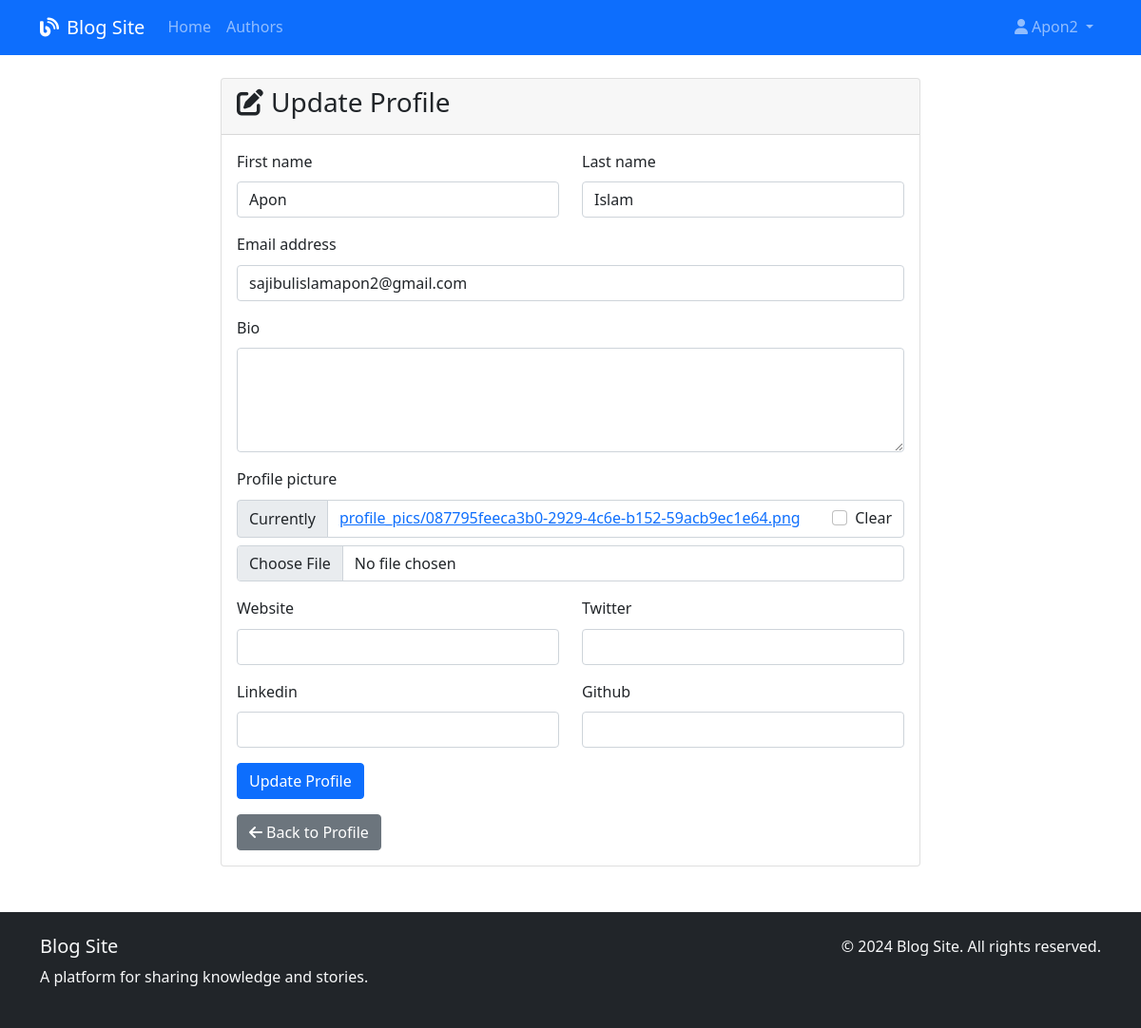
The app's page /accounts/profile/update/ (signed in) with its own data.
### accounts/models.py (models this page shows, shortened)
class User(AbstractUser):
    USER_ROLES = (
        ('admin', 'Admin'),
        ('author', 'Author'),
        ('reader', 'Reader'),
    )
    role = models.CharField(max_length=10, choices=USER_ROLES, default='reader')
    bio = models.TextField(max_length=500, blank=True)
    profile_picture = models.ImageField(upload_to='profile_pics/', blank=True, null=True)
    website = models.URLField(blank=True)
    twitter = models.CharField(max_length=100, blank=True)
    linkedin = models.CharField(max_length=100, blank=True)
    github = models.CharField(max_length=100, blank=True)
    is_email_verified = models.BooleanField(default=False)
    email_verification_token = models.CharField(max_length=100, blank=True)
    created_at = models.DateTimeField(default=timezone.now)

### accounts/views.py (the view)
# urls.py: path('profile/update/', views.profile_update_view, name='profile_update'),
@login_required
def profile_update_view(request):
    if request.method == 'POST':
        form = ProfileUpdateForm(request.POST, request.FILES, instance=request.user)
        if form.is_valid():
            form.save()
            messages.success(request, 'Profile updated successfully!')
            return redirect('accounts:profile')
    else:
        form = ProfileUpdateForm(instance=request.user)
    return render(request, 'accounts/profile_update.html', {'form': form})

### templates/accounts/profile_update.html (shortened to what this page needs)
{% extends 'base.html' %}
{% load crispy_forms_tags %}
{% block content %}
<div class="row justify-content-center">
    <div class="col-md-8">
        <div class="card">
            <div class="card-header">
                <h3><i class="fas fa-edit me-2"></i>Update Profile</h3>
            </div>
            <div class="card-body">
                {% crispy form %}
                <div class="mt-3">
                    <a href="{% url 'accounts:profile' %}" class="btn btn-secondary">
                        <i class="fas fa-arrow-left me-1"></i>Back to Profile
                    </a>
                </div>
            </div>
        </div>
    </div>
</div>
{% endblock %}

### templates/base.html (shortened to what this page needs)
<!DOCTYPE html>
<html lang="en">
<head>
    <link href="https://cdn.jsdelivr.net/npm/bootstrap@5.1.3/dist/css/bootstrap.min.css" rel="stylesheet">
    <link href="https://cdnjs.cloudflare.com/ajax/libs/font-awesome/6.0.0/css/all.min.css" rel="stylesheet">
    {% load static %}
    <link rel="stylesheet" href="{% static 'css/style.css' %}">
</head>
<body>
    <nav class="navbar navbar-expand-lg navbar-dark bg-primary">
        <div class="container">
            <a class="navbar-brand" href="{% url 'blog:home' %}">
                <i class="fas fa-blog me-2"></i>Blog Site
            </a>
            <div class="collapse navbar-collapse" id="navbarNav">
                <ul class="navbar-nav me-auto">
                    <li class="nav-item">
                        <a class="nav-link" href="{% url 'blog:home' %}">Home</a>
                    </li>
                    <li class="nav-item">
                        <a class="nav-link" href="{% url 'blog:authors' %}">Authors</a>
                    </li>
                </ul>
                <ul class="navbar-nav">
                    {% if user.is_authenticated %}
                        <li class="nav-item dropdown">
                            <a class="nav-link dropdown-toggle" href="#" id="navbarDropdown" role="button" data-bs-toggle="dropdown">
                                <i class="fas fa-user me-1"></i>{{ user.username }}
                            </a>
                        </li>
                    {% endif %}
                </ul>
            </div>
        </div>
    </nav>
    <main class="container my-4">
        {% block content %}
        {% endblock %}
    </main>
    <footer class="bg-dark text-light py-4 mt-5">
        <div class="container">
            <div class="row">
                <div class="col-md-6">
                    <h5>Blog Site</h5>
                    <p>A platform for sharing knowledge and stories.</p>
                </div>
                <div class="col-md-6 text-md-end">
                    <p>&copy; 2024 Blog Site. All rights reserved.</p>
                </div>
            </div>
        </div>
    </footer>
</body>
</html>

### static/css/style.css (style rules this page uses)
:root { --primary-color: #0d6efd; --secondary-color: #6c757d; --success-color: #198754; --danger-color: #dc3545; --warning-color: #ffc107; --info-color: #0dcaf0; }
body { font-family: "Segoe UI", Tahoma, Geneva, Verdana, sans-serif; line-height: 1.6; }

### records on screen
User: username "Apon2", first_name "Apon", last_name "Islam", email "sajibulislamapon2@gmail.com"
